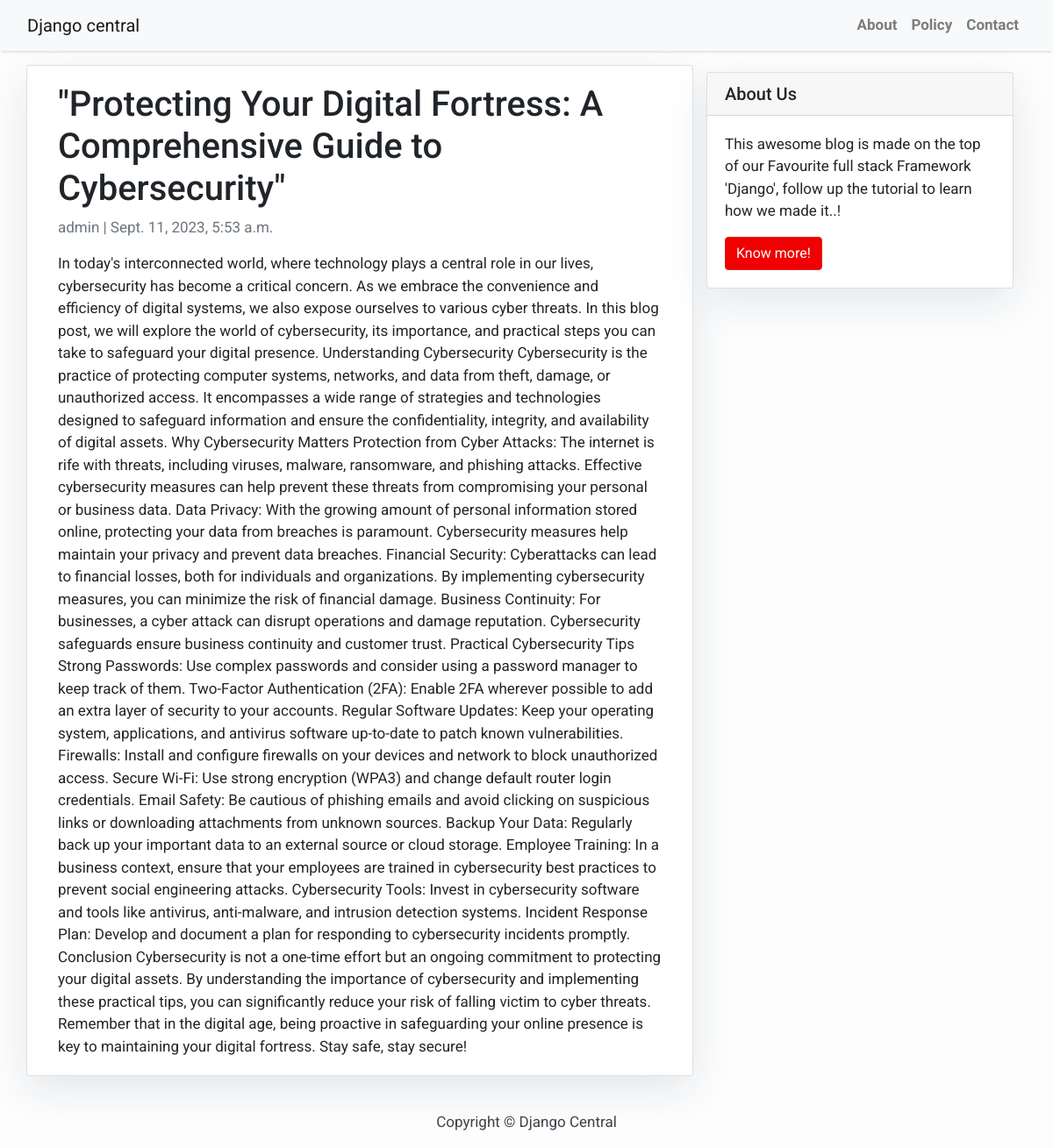
/protecting-your-digital-fortress-a-comprehensive-guide-to-cybersecurity/, run on the app's committed database.
### blog/models.py (models this page shows, shortened)
class Post(models.Model):
    title = models.CharField(max_length=200, unique=True)
    slug = models.SlugField(max_length=200, unique=True)
    author = models.ForeignKey(User, on_delete= models.CASCADE,related_name='blog_posts')
    updated_on = models.DateTimeField(auto_now= True)
    content = models.TextField()
    created_on = models.DateTimeField(auto_now_add=True)
    status = models.IntegerField(choices=STATUS, default=0)
    class Meta:
        ordering = ['-created_on']

### blog/views.py (the view)
# urls.py: path('<slug:slug>/', views.PostDetail.as_view(), name='post_detail'),
class PostDetail(generic.DetailView):
    model = Post
    template_name = 'post_detail.html'

### blog/templates/post_detail.html
{% extends 'base.html' %} {% block content %}
<div class="container">
  <div class="row">
    <div class="col-md-8 card mb-4  mt-3 left  top">
      <div class="card-body">
        <h1>{% block title %} {{ object.title }} {% endblock title %}</h1>
        <p class=" text-muted">{{ post.author }} | {{ post.created_on }}</p>
        <p class="card-text ">{{ object.content | safe }}</p>
      </div>
    </div>
    {% block sidebar %} {% include 'sidebar.html' %} {% endblock sidebar %}
  </div>
</div>
{% endblock content %}

### blog/templates/base.html (style rules this page uses)
body { font-family: "Roboto", sans-serif; font-size: 17px; background-color: #fdfdfd; }

### blog/templates/sidebar.html (style rules this page uses)
.card { box-shadow: 0 16px 48px #E3E7EB; }

### data on the page
Post: title "\"Protecting Your Digital Fortress: A Comprehensive Guide to Cybersecurity\"", author "admin", created_on "Sept. 11, 2023, 5:53 a.m.", content "In today's interconnected world, where technology plays a central role in our lives, cybersecurity has become a critical concern. As we embrace the convenience and efficiency of digital systems, we also expose ourselves to various cyber threats. In this blog post, we will explore the world of cybersecurity, its importance, and practical steps you can take to safeguard your digital presence. Understanding Cybersecurity Cybersecurity is the practice of protecting computer systems, networks, and data from theft, damage, or unauthorized access. It encompasses a wide range of strategies and technologies designed to safeguard information and ensure the confidentiality, integrity, and availability…"
